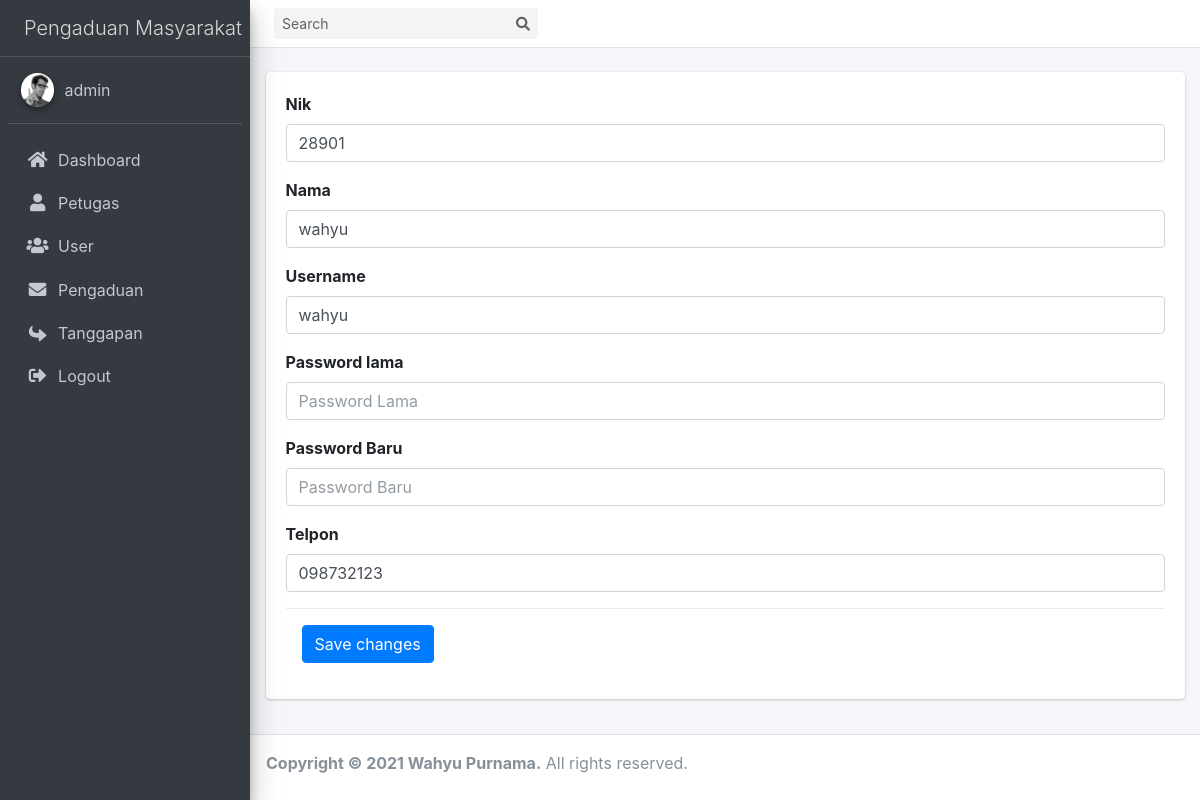
Screenshot of /index.php?page=edit-user&id=28901 (signed in) with the database file from the repository.
### tables this page shows
CREATE TABLE `masyarakat` (
  `nik` char(16) NOT NULL,
  `nama` varchar(100) NOT NULL,
  `username` varchar(50) NOT NULL,
  `password` varchar(255) NOT NULL,
  `telp` varchar(14) NOT NULL
);

### model/Database.php (called while the page is built, shortened)
<?php
class Database
{
    private $hs = 'localhost';
    private $us = 'wahyu';
    private $pw = 'wahyup';
    private $db = 'ukk_pengaduan';
    public function conn()
    {
        $return = mysqli_connect($this->hs,$this->us,$this->pw,$this->db);
        return $return;
    }
}

### model/User.php (called while the page is built, shortened)
<?php
class User extends Database
{
    private $db;
    public function __construct()
    {
        $this->db = $this->conn();
    }
    public function getBy($nik)
    {
        $sql =  "SELECT * FROM masyarakat WHERE nik=$nik";
        $data = $this->db->query($sql);
        return $data->fetch_assoc();
    }
}

### views/edit-user.php (the view, shortened to what this page needs)
<?php
$id = $_GET['id'];
$u = new User();
$data = $u->getBy($id);
?>
<br>
<div class="card">
    <div class="card-body">
        <form action="" method="POST">
            <div class="form-group">
                <label for="nik">Nik</label>
                <input type="text" class="form-control" id="nik" placeholder="nik" required  value="<?php echo $data['nik'] ?>" name="nik">
            </div>
            <div class="form-group">
                <label for="nama">Nama</label>
                <input type="text" class="form-control" id="nama" placeholder="Nama User" required name="nama" value="<?php echo $data['nama'] ?>">
            </div>
            <div class="form-group">
                <label for="username">Username</label>
                <input type="text" class="form-control" id="username" placeholder="Username" required name="username" value="<?php echo $data['username'] ?>">
            </div>
            <div class="form-group">
                <label for="password">Password lama</label>
                <input type="password" class="form-control" id="password" placeholder="Password Lama" name="password_lama">
            </div>
            <div class="form-group">
                <label for="password">Password Baru</label>
                <input type="password" class="form-control" id="password" placeholder="Password Baru" name="password_baru">
            </div>
            <div class="form-group">
                <label for="tlp">Telpon</label>
                <input type="number" class="form-control" id="tlp" placeholder="Telpon" required name="tlp" value="<?php echo $data['telp'] ?>">
            </div>
            <div class="modal-footer justify-content-between">
              <button type="submit" name="edit" class="btn btn-primary">Save changes</button>
            </div>
        </form>
    </div>
</div>

### rows the page displays
masyarakat: nik "28901", nama "wahyu", username "wahyu", tlp "098732123"

### other values shown
$_SESSION['user'] "admin"
